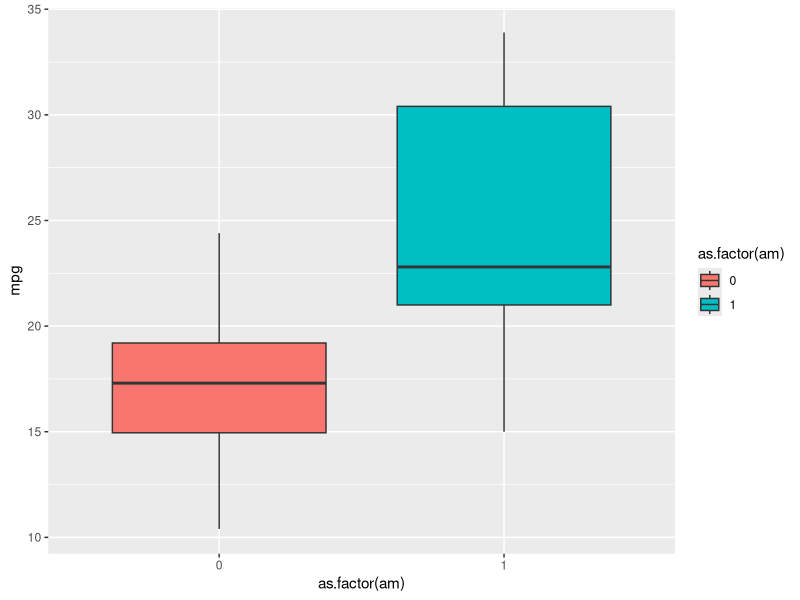
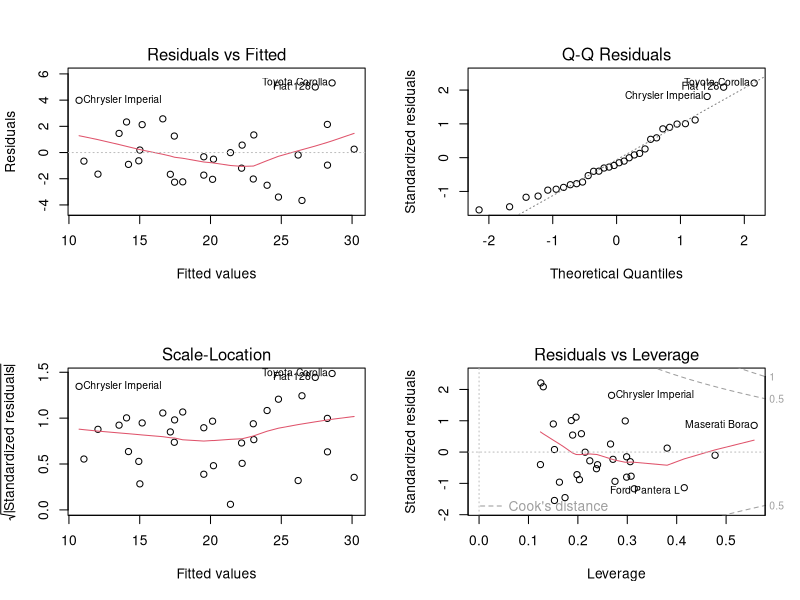

The R script that drew these images, in order:
## ---- chunk 1
knitr::opts_chunk$set(echo = TRUE)
## ---- chunk 2
cars<-mtcars
library(ggplot2)
ggplot(cars, aes(as.factor(am), mpg)) + geom_boxplot(aes(fill = as.factor(am))) 
## ---- chunk 3
correlation <-cor(cars$mpg, cars)
order <- correlation[,order(abs(correlation), decreasing = T)]
order
## ---- chunk 4
variates <- names(order)[1:8]
relavantData<-cars[,names(cars) %in% variates]
head(relavantData)
## ---- chunk 5
basicFit <- lm(mpg ~ am, relavantData)
summary(basicFit)

## ---- chunk 6
multiFit <- lm(mpg ~ ., relavantData)
summary(multiFit)

## ---- chunk 7
par(mfrow = c(2,2))
plot(multiFit)

